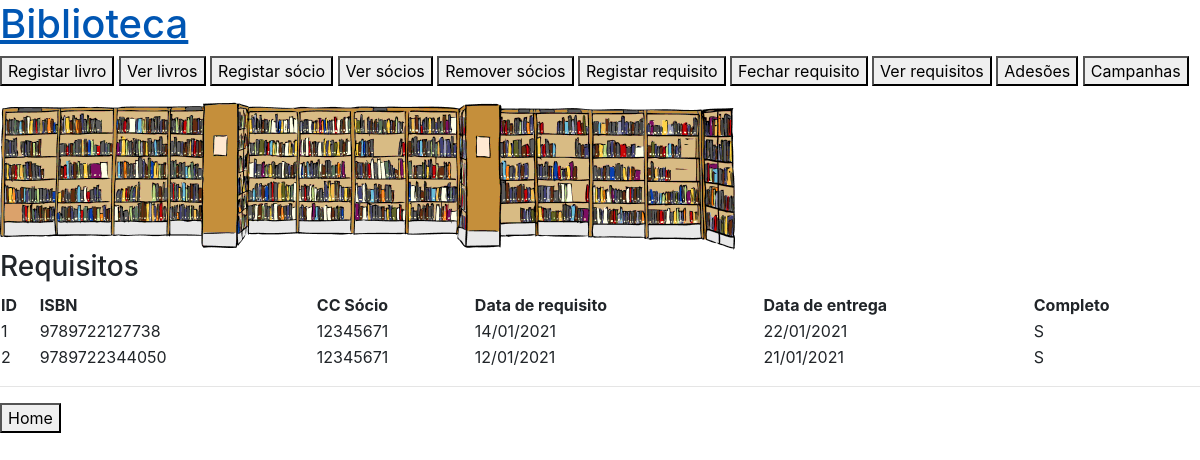
Before: /ver_req with the older database file.
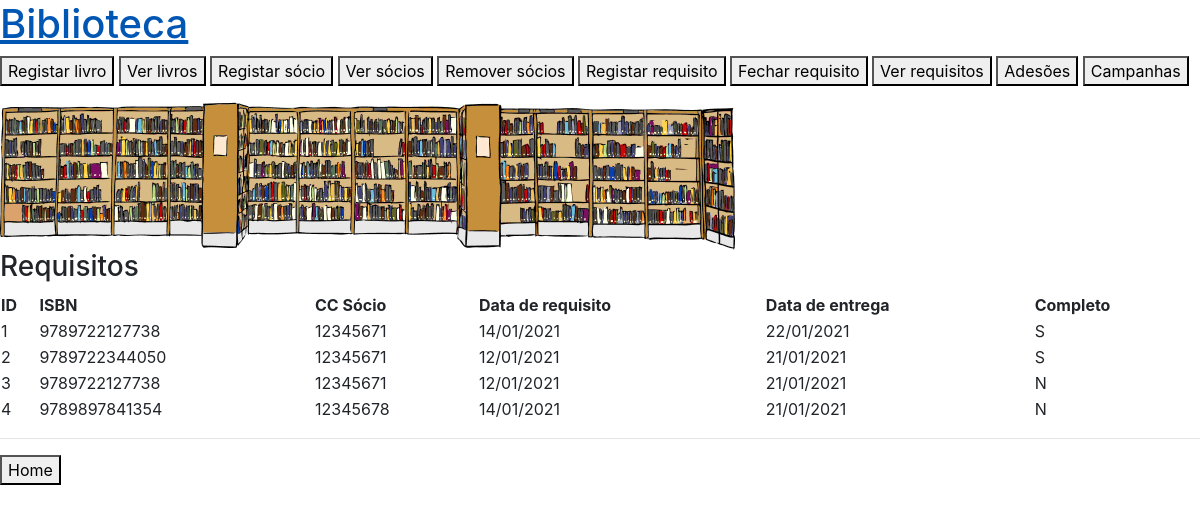
After: the same page with the newer database file.
### app.py (models this page shows)
class Requisito(db.Model):
    __tablename__ = 'requisito'
    id_req = db.Column(db.Integer, primary_key=True)
    ISBN_req = db.Column(db.Integer, db.ForeignKey('livro.ISBN'))
    cc_req = db.Column(db.Integer, db.ForeignKey('socio.cc'))
    data_req = db.Column(db.String(10))
    data_entr = db.Column(db.String(10))
    completo = db.Column(db.String(1))

### app.py (the view)
@app.route('/ver_req', methods=['GET'])
def ver_req():
    reqs = Requisito.query.all()
    return render_template('ver_req.html', reqs=reqs)

### templates/ver_req.html (shortened to what this page needs)
{% extends "base.html"%}
{%block content%}
<h3>Requisitos</h3>
<table style="width:100%">
    <tr>
      <th>ID</th>
      <th>ISBN </th>
      <th>CC Sócio</th>
      <th>Data de requisito</th>
      <th>Data de entrega</th>
      <th>Completo</th>
    </tr>
    {% for req in reqs %}
    <tr>
        <td>{{req.id_req}}</td>
        <td>{{req.ISBN_req}}</td>
        <td>{{req.cc_req}}</td>
        <td>{{req.data_req}}</td>
        <td>{{req.data_entr}}</td>
        <td>{{req.completo}}</td>
      {% endfor %}
  </table>
<hr/>
<a href="/"><button type="button">Home</button></a>
{%endblock%}

Changed rows visible on the page:
added Requisito: id_req "3", ISBN_req "9789722127738", cc_req "12345671", data_req "12/01/2021", data_entr "21/01/2021", completo "N"
added Requisito: id_req "4", ISBN_req "9789897841354", cc_req "12345678", data_req "14/01/2021", data_entr "21/01/2021", completo "N"
